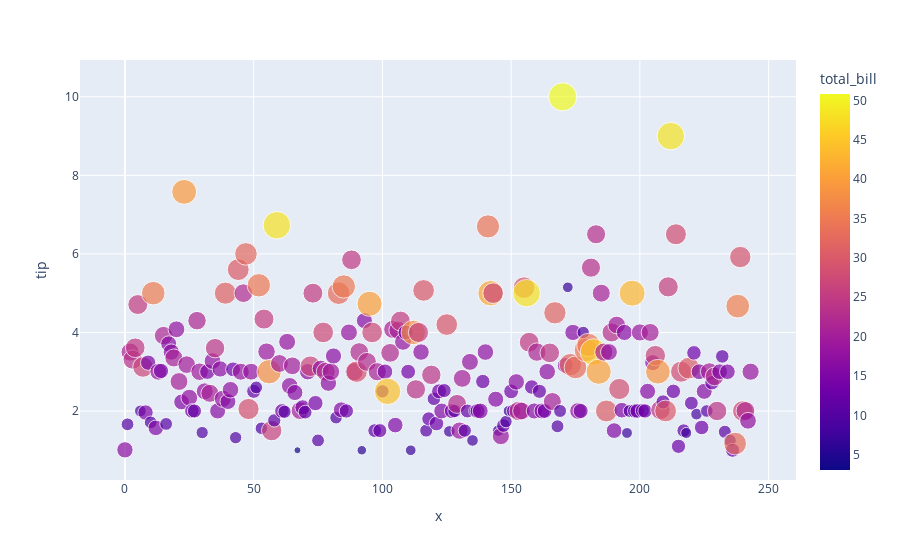

Notebook source saved alongside this figure:
### Markdown cell above
Создадим график из датасета. Данный график отображает данные о чаевых и общем счете, в проекции на время (id записи)

### Code cell
import plotly.express as px

# Получаем данные из датасета
df = px.data.tips()

# Строим график (англ. scatter - разброс)
fig = px.scatter(
    df, 
    x=[i for i in range(df.shape[0])], 
    y="tip", 
    color="total_bill",
    size="total_bill"
)

fig.write_html("media/plotly/third_graph.html")
fig.show()

### Figure 1 — Plotly figure (JSON) as saved in the notebook; plotly's stock layout.template omitted (floating-point values rounded to 4 significant figures; data arrays with more than 128 entries replaced by an {"elided": "..."} marker saying what was removed)
{"data": [{"hovertemplate": "x=%{x}<br>tip=%{y}<br>total_bill=%{marker.color}<extra></extra>", "legendgroup": "", "marker": {"color": {"elided": "244 float values"}, "coloraxis": "coloraxis", "size": {"elided": "244 float values"}, "sizemode": "area", "sizeref": 0.127, "symbol": "circle"}, "mode": "markers", "name": "", "orientation": "v", "showlegend": false, "type": "scatter", "x": {"elided": "244 int values"}, "xaxis": "x", "y": {"elided": "244 float values"}, "yaxis": "y"}], "layout": {"coloraxis": {"colorbar": {"title": {"text": "total_bill"}}, "colorscale": [[0, "#0d0887"], [0.1111, "#46039f"], [0.2222, "#7201a8"], [0.3333, "#9c179e"], [0.4444, "#bd3786"], [0.5556, "#d8576b"], [0.6667, "#ed7953"], [0.7778, "#fb9f3a"], [0.8889, "#fdca26"], [1, "#f0f921"]]}, "legend": {"itemsizing": "constant", "tracegroupgap": 0}, "margin": {"t": 60}, "xaxis": {"anchor": "y", "domain": [0, 1], "title": {"text": "x"}}, "yaxis": {"anchor": "x", "domain": [0, 1], "title": {"text": "tip"}}}}
